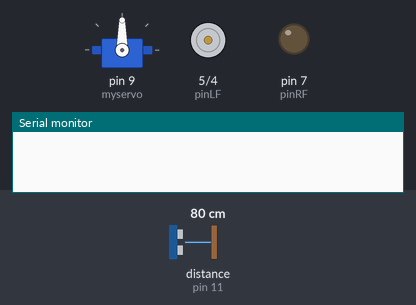
This sketch was run on a simulated Arduino Uno, built with avr-gcc and run on an emulated ATmega328P. Parts: servo, motor-driver pin pairs drawn as motors (green arrow = first pin HIGH = forward, orange = second pin HIGH = backward, longer = more drive), output pins drawn as LEDs (lit = HIGH), the last lines printed to the serial monitor. Wiring (inferred from the names in the program): ultrasonic range finder: trigger pin 6; echo pin 11. Inputs (shaded band) come from the test bench; at power-on: distance to the obstacle (sensor on pin 11) 80 cm. The echo pulse lasts 58.3 µs per cm; pins used as bus, display or sensor lines are not drawn.

Above: at 0.05 s.
At 1.15 s:
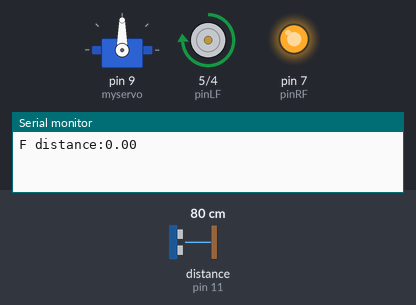
At 2.3 s:
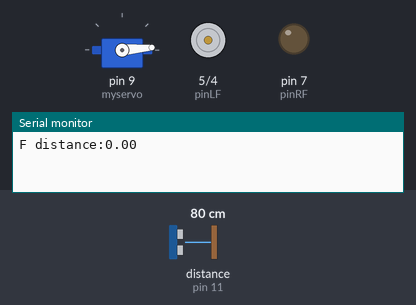
At 4.6 s:
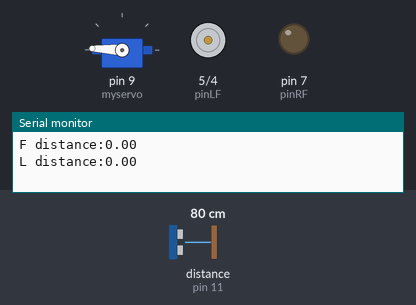
At 6.9 s:
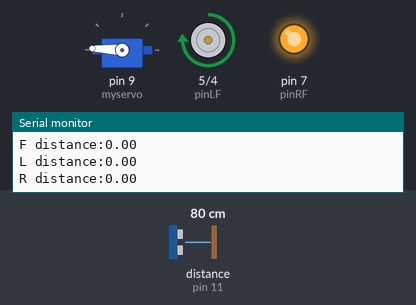
At 9.2 s:
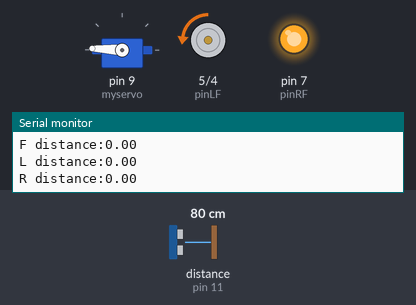
Timing chart, 0 to 10.6 s (numbered marks = the images above):
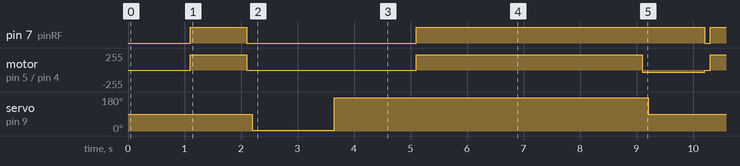

The sketch:

autonomousCar.ino
```cpp
#include <Servo.h>

int pinLB=4;
int pinLF=5;

int pinRB=6;
int pinRF=7;

int MotorLPWM=5;
int MotorRPWM=6;

int inputPin = 11;
int outputPin =10;

int Fspeedd = 0;
int Rspeedd = 0;
int Lspeedd = 0;
int directionn = 0;

Servo myservo;

int delay_time = 250;

int Fgo = 8;
int Rgo = 6;
int Lgo = 4;
int Bgo = 2;

void setup()
 {
      Serial.begin(9600);

      pinMode(pinLB,OUTPUT);
      pinMode(pinLF,OUTPUT);
      pinMode(pinRB,OUTPUT);
      pinMode(pinRF,OUTPUT);

      pinMode(MotorLPWM,  OUTPUT);
      pinMode(MotorRPWM,  OUTPUT);

      pinMode(inputPin, INPUT);
      pinMode(outputPin, OUTPUT);

      myservo.attach(9);
 }

void advance(int a)
 {
      digitalWrite(pinRB,HIGH);
      digitalWrite(pinRF,LOW);
      analogWrite(MotorRPWM,180);

      digitalWrite(pinLB,HIGH);
      digitalWrite(pinLF,LOW);
      analogWrite(MotorLPWM,180);

      delay(a * 1);
 }

void right(int b)
 {
     digitalWrite(pinRB,LOW);
     digitalWrite(pinRF,HIGH);
     analogWrite(MotorRPWM,250);

     digitalWrite(pinLB,LOW);
     digitalWrite(pinLF,LOW);

     delay(b * 100);
 }

void left(int c)
 {
     digitalWrite(pinRB,LOW);
     digitalWrite(pinRF,LOW);
     digitalWrite(pinLB,LOW);
     digitalWrite(pinLF,HIGH);
     analogWrite(MotorLPWM,250);

     delay(c * 100);
 }

void turnR(int d)
 {
     digitalWrite(pinRB,HIGH);
     digitalWrite(pinRF,LOW);
     analogWrite(MotorRPWM,250);

     digitalWrite(pinLB,LOW);
     digitalWrite(pinLF,HIGH);
     analogWrite(MotorLPWM,250);

     delay(d * 50);
 }

void turnL(int e)
 {
     digitalWrite(pinRB,LOW);
     digitalWrite(pinRF,HIGH);
     analogWrite(MotorRPWM,220);

     digitalWrite(pinLB,HIGH);
     digitalWrite(pinLF,LOW);
     analogWrite(MotorLPWM,220);

     delay(e * 50);
 }
void stopp(int f)
 {
     digitalWrite(pinRB,LOW);
     digitalWrite(pinRF,LOW);
     digitalWrite(pinLB,LOW);
     digitalWrite(pinLF,LOW);

     delay(f * 100);
 }

void back(int g)
 {
     digitalWrite(pinRB,LOW);
     digitalWrite(pinRF,HIGH);
     analogWrite(MotorRPWM,0);

     digitalWrite(pinLB,LOW);
     digitalWrite(pinLF,HIGH);
     analogWrite(MotorLPWM,230);

     delay(g * 500);
 }

void detection()
 {
      int delay_time = 200;
      ask_pin_F();

     if(Fspeedd < 10)
      {
          stopp(1);
          back(2);
      }

      if(Fspeedd < 20)
      {
          stopp(1);
          ask_pin_L();

          delay(delay_time);

          ask_pin_R();
          delay(delay_time);

        if(Lspeedd > Rspeedd)
            {
                 directionn = Lgo;
            }

        if(Lspeedd <= Rspeedd)
            {
                 directionn = Rgo;
            }

        if (Lspeedd < 15 && Rspeedd < 15)
            {
                 directionn = Bgo;
            }
      }

      if(Fspeedd >= 20)
          {
               directionn = Fgo;
          }
    }

void ask_pin_F()
 {
      myservo.write(90);

      digitalWrite(outputPin, LOW);
      delayMicroseconds(2);
      digitalWrite(outputPin, HIGH);
      delayMicroseconds(10);
      digitalWrite(outputPin, LOW);

      float Fdistance = pulseIn(inputPin, HIGH);

      Fdistance= Fdistance/5.8/10;

      Serial.print("F distance:");
      Serial.println(Fdistance);

      Fspeedd = Fdistance;
 }

 void ask_pin_L()
 {
      myservo.write(5);

      delay(delay_time);

      digitalWrite(outputPin, LOW);
      delayMicroseconds(2);
      digitalWrite(outputPin, HIGH);
      delayMicroseconds(10);
      digitalWrite(outputPin, LOW);

      float Ldistance = pulseIn(inputPin, HIGH);

      Ldistance= Ldistance/5.8/10;

      Serial.print("L distance:");
      Serial.println(Ldistance);

      Lspeedd = Ldistance;
 }

void ask_pin_R()
 {
      myservo.write(177);

      delay(delay_time);

      digitalWrite(outputPin, LOW);
      delayMicroseconds(2);
      digitalWrite(outputPin, HIGH);
      delayMicroseconds(10);
      digitalWrite(outputPin, LOW);

      float Rdistance = pulseIn(inputPin, HIGH);

      Rdistance= Rdistance/5.8/10;

      Serial.print("R distance:");
      Serial.println(Rdistance);

      Rspeedd = Rdistance;
 }

void loop()
 {
    myservo.write(90);
    detection();

   if(directionn == 2)
   {
       back(8);
       turnL(2);
       Serial.print(" Reverse ");
   }

   if(directionn == 6)
   {
       back(1);
       turnR(6);
       Serial.print(" Right ");
   }

   if(directionn == 4)
   {
       back(1);
       turnL(6);
       Serial.print(" Left ");
   }

   if(directionn == 8)
   {
        advance(1);

        Serial.print(" Advance ");
        Serial.print("   ");
   }
 }
```

Measured:
- by itself, pin 7 (pinRF): repeats every 9.2 s: LOW 3.0 s, HIGH 5.1 s, LOW 0.10 s, HIGH 1.0 s
- by itself, servo on pin 9 (myservo): repeats every 9.2 s: 177° 5.6 s, 90° 2.2 s, 5° 1.5 s
- by itself, motor on pin 5 (pinLF) / pin 4 (pinLB): stopped → forward 230/255 at 1.1 s, → stopped 1.0 s later, → forward 230/255 3.0 s later, → backward 35/255 4.0 s later, … (22 changes in this stretch)
